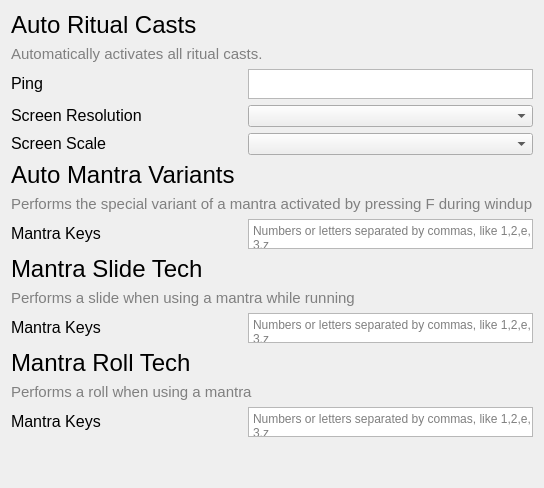
         <widget class="QWidget" name="mantrasPage">
          <layout class="QGridLayout" name="gridLayout_6">
           <item row="6" column="0" colspan="2">
            <widget class="QLabel" name="AutoMantraVariantsDescriptor">
             <property name="font">
              <font>
               <pointsize>11</pointsize>
              </font>
             </property>
             <property name="styleSheet">
              <string notr="true">color:grey;</string>
             </property>
             <property name="text">
              <string>Performs the special variant of a mantra activated by pressing F during windup</string>
             </property>
            </widget>
           </item>
           <item row="12" column="0" colspan="2">
            <widget class="QLabel" name="label_47">
             <property name="font">
              <font>
               <pointsize>11</pointsize>
              </font>
             </property>
             <property name="styleSheet">
              <string notr="true">color:grey;</string>
             </property>
             <property name="text">
              <string>Performs a roll when using a mantra</string>
             </property>
            </widget>
           </item>
           <item row="2" column="1">
            <widget class="QPlainTextEdit" name="plainTextEdit_10">
             <property name="maximumSize">
              <size>
               <width>16777215</width>
               <height>30</height>
              </size>
             </property>
             <property name="styleSheet">
              <string notr="true"/>
             </property>
             <property name="plainText">
              <string/>
             </property>
             <property name="placeholderText">
              <string>Approximate ping, default is 100 (Shift + F3 to see ping)</string>
             </property>
            </widget>
           </item>
           <item row="5" column="0">
            <widget class="QLabel" name="AutoMantraVariants">
             <property name="text">
              <string>&lt;html&gt;&lt;head/&gt;&lt;body&gt;&lt;p&gt;&lt;span style=&quot; font-size:18pt;&quot;&gt;Auto Mantra Variants &lt;/span&gt;&lt;/p&gt;&lt;/body&gt;&lt;/html&gt;</string>
             </property>
            </widget>
           </item>
           <item row="2" column="0">
            <widget class="QLabel" name="label_21">
             <property name="text">
              <string>&lt;html&gt;&lt;head/&gt;&lt;body&gt;&lt;p&gt;&lt;span style=&quot; font-size:12pt;&quot;&gt;Ping&lt;/span&gt;&lt;/p&gt;&lt;/body&gt;&lt;/html&gt;</string>
             </property>
            </widget>
           </item>
           <item row="16" column="0" colspan="2">
            <spacer name="verticalSpacer_3">
             <property name="orientation">
              <enum>Qt::Orientation::Vertical</enum>
             </property>
             <property name="sizeHint" stdset="0">
              <size>
               <width>20</width>
               <height>40</height>
              </size>
             </property>
            </spacer>
           </item>
           <item row="7" column="0">
            <widget class="QLabel" name="AutoMantraVariantsKeysLabel">
             <property name="text">
              <string>&lt;html&gt;&lt;head/&gt;&lt;body&gt;&lt;p&gt;&lt;span style=&quot; font-size:12pt;&quot;&gt;Mantra Keys&lt;/span&gt;&lt;/p&gt;&lt;/body&gt;&lt;/html&gt;</string>
             </property>
            </widget>
           </item>
           <item row="13" column="1">
            <widget class="QPlainTextEdit" name="plainTextEdit_3">
             <property name="minimumSize">
              <size>
               <width>0</width>
               <height>30</height>
              </size>
             </property>
             <property name="maximumSize">
              <size>
               <width>16777215</width>
               <height>30</height>
              </size>
             </property>
             <property name="styleSheet">
              <string notr="true"/>
             </property>
             <property name="placeholderText">
              <string>Numbers or letters separated by commas, like 1,2,e,3,z</string>
             </property>
            </widget>
           </item>
           <item row="10" column="0">
            <widget class="QLabel" name="label_8">
             <property name="text">
              <string>&lt;html&gt;&lt;head/&gt;&lt;body&gt;&lt;p&gt;&lt;span style=&quot; font-size:12pt;&quot;&gt;Mantra Keys&lt;/span&gt;&lt;/p&gt;&lt;/body&gt;&lt;/html&gt;</string>
             </property>
            </widget>
           </item>
           <item row="10" column="1">
            <widget class="QPlainTextEdit" name="plainTextEdit_2">
             <property name="minimumSize">
              <size>
               <width>0</width>
               <height>30</height>
              </size>
             </property>
             <property name="maximumSize">
              <size>
               <width>16777215</width>
               <height>30</height>
              </size>
             </property>
             <property name="styleSheet">
              <string notr="true"/>
             </property>
             <property name="placeholderText">
              <string>Numbers or letters separated by commas, like 1,2,e,3,z</string>
             </property>
            </widget>
           </item>
           <item row="3" column="0">
            <widget class="QLabel" name="label_39">
             <property name="text">
              <string>&lt;html&gt;&lt;head/&gt;&lt;body&gt;&lt;p&gt;&lt;span style=&quot; font-size:12pt;&quot;&gt;Screen Resolution&lt;/span&gt;&lt;/p&gt;&lt;/body&gt;&lt;/html&gt;</string>
             </property>
            </widget>
           </item>
           <item row="7" column="1">
            <widget class="QPlainTextEdit" name="AutoMantraVariantsKeysArea">
             <property name="minimumSize">
              <size>
               <width>0</width>
               <height>30</height>
              </size>
             </property>
             <property name="maximumSize">
              <size>
               <width>16777215</width>
               <height>30</height>
              </size>
             </property>
             <property name="styleSheet">
              <string notr="true"/>
             </property>
             <property name="placeholderText">
              <string>Numbers or letters separated by commas, like 1,2,e,3,z</string>
             </property>
            </widget>
           </item>
           <item row="9" column="0" colspan="2">
            <widget class="QLabel" name="label_46">
             <property name="font">
              <font>
               <pointsize>11</pointsize>
              </font>
             </property>
             <property name="styleSheet">
              <string notr="true">color:grey;</string>
             </property>
             <property name="text">
              <string>Performs a slide when using a mantra while running</string>
             </property>
            </widget>
           </item>
           <item row="0" column="0">
            <widget class="QLabel" name="AutoRitualCast">
             <property name="text">
              <string>&lt;html&gt;&lt;head/&gt;&lt;body&gt;&lt;p&gt;&lt;span style=&quot; font-size:18pt;&quot;&gt;Auto Ritual Casts&lt;/span&gt;&lt;/p&gt;&lt;/body&gt;&lt;/html&gt;</string>
             </property>
            </widget>
           </item>
           <item row="8" column="0">
            <widget class="QLabel" name="label_7">
             <property name="text">
              <string>&lt;html&gt;&lt;head/&gt;&lt;body&gt;&lt;p&gt;&lt;span style=&quot; font-size:18pt;&quot;&gt;Mantra Slide Tech&lt;/span&gt;&lt;/p&gt;&lt;/body&gt;&lt;/html&gt;</string>
             </property>
            </widget>
           </item>
           <item row="13" column="0">
            <widget class="QLabel" name="label_10">
             <property name="text">
              <string>&lt;html&gt;&lt;head/&gt;&lt;body&gt;&lt;p&gt;&lt;span style=&quot; font-size:12pt;&quot;&gt;Mantra Keys&lt;/span&gt;&lt;/p&gt;&lt;/body&gt;&lt;/html&gt;</string>
             </property>
            </widget>
           </item>
           <item row="1" column="0" colspan="2">
            <widget class="QLabel" name="label_20">
             <property name="font">
              <font>
               <pointsize>11</pointsize>
              </font>
             </property>
             <property name="styleSheet">
              <string notr="true">color:grey;</string>
             </property>
             <property name="text">
              <string>&lt;html&gt;&lt;head/&gt;&lt;body&gt;&lt;p&gt;Automatically activates all ritual casts.&lt;/p&gt;&lt;/body&gt;&lt;/html&gt;</string>
             </property>
            </widget>
           </item>
           <item row="11" column="0">
            <widget class="QLabel" name="label_9">
             <property name="text">
              <string>&lt;html&gt;&lt;head/&gt;&lt;body&gt;&lt;p&gt;&lt;span style=&quot; font-size:18pt;&quot;&gt;Mantra Roll Tech&lt;/span&gt;&lt;/p&gt;&lt;/body&gt;&lt;/html&gt;</string>
             </property>
            </widget>
           </item>
           <item row="4" column="0">
            <widget class="QLabel" name="label_44">
             <property name="text">
              <string>&lt;html&gt;&lt;head/&gt;&lt;body&gt;&lt;p&gt;&lt;span style=&quot; font-size:12pt;&quot;&gt;Screen Scale&lt;/span&gt;&lt;/p&gt;&lt;/body&gt;&lt;/html&gt;</string>
             </property>
            </widget>
           </item>
           <item row="3" column="1">
            <widget class="QComboBox" name="screenResolution">
             <property name="placeholderText">
              <string>Your computer's screen resolution</string>
             </property>
             <item>
              <property name="text">
               <string>1920 x 1080</string>
              </property>
             </item>
             <item>
              <property name="text">
               <string>1920 x 1200</string>
              </property>
             </item>
            </widget>
           </item>
           <item row="4" column="1">
            <widget class="QComboBox" name="screenScale">
             <property name="placeholderText">
              <string>Your computer screen's scale (%)</string>
             </property>
             <item>
              <property name="text">
               <string>100%</string>
              </property>
             </item>
             <item>
              <property name="text">
               <string>125%</string>
              </property>
             </item>
            </widget>
           </item>
          </layout>
         </widget>
